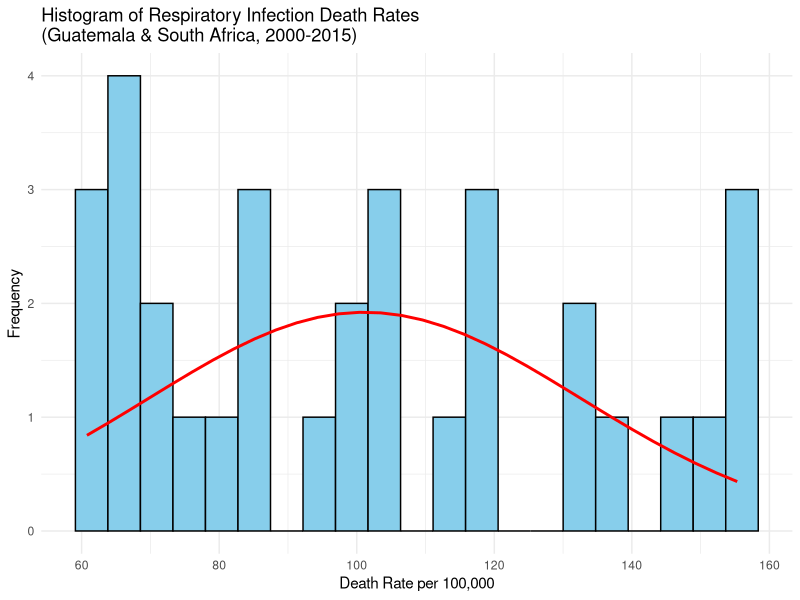

The R source for this figure:
# Load necessary libraries
library(ggplot2)
library(dplyr)

# Load the data
data <- read.csv("5- respiratory-infection-death-rate-who-mdb.csv")

# Rename columns for clarity
colnames(data) <- c("Entity", "Code", "Year", "Death_Rate")

# Convert Death_Rate to numeric and filter for relevant countries and years
data$Death_Rate <- as.numeric(data$Death_Rate)
filtered_data <- data %>%
  filter(Entity %in% c("Guatemala", "South Africa") & Year >= 2000 & Year <= 2015)

# Fit a normal distribution
mean_value <- mean(filtered_data$Death_Rate, na.rm = TRUE)
sd_value <- sd(filtered_data$Death_Rate, na.rm = TRUE)

# Generate the bell curve scaled for frequency
x <- seq(min(filtered_data$Death_Rate, na.rm = TRUE), max(filtered_data$Death_Rate, na.rm = TRUE), length = 32)
bin_width <- diff(range(filtered_data$Death_Rate, na.rm = TRUE)) / 20 # Approximate bin width
y <- dnorm(x, mean = mean_value, sd = sd_value) * nrow(filtered_data) * bin_width

# Plot the histogram with bell curve
ggplot(filtered_data, aes(x = Death_Rate)) +
  geom_histogram(binwidth = bin_width, fill = "skyblue", color = "black") +
  geom_line(aes(x = x, y = y), color = "red", size = 1) +
  labs(
    title = "Histogram of Respiratory Infection Death Rates\n(Guatemala & South Africa, 2000-2015)",
    x = "Death Rate per 100,000",
    y = "Frequency"
  ) +
  theme_minimal()
